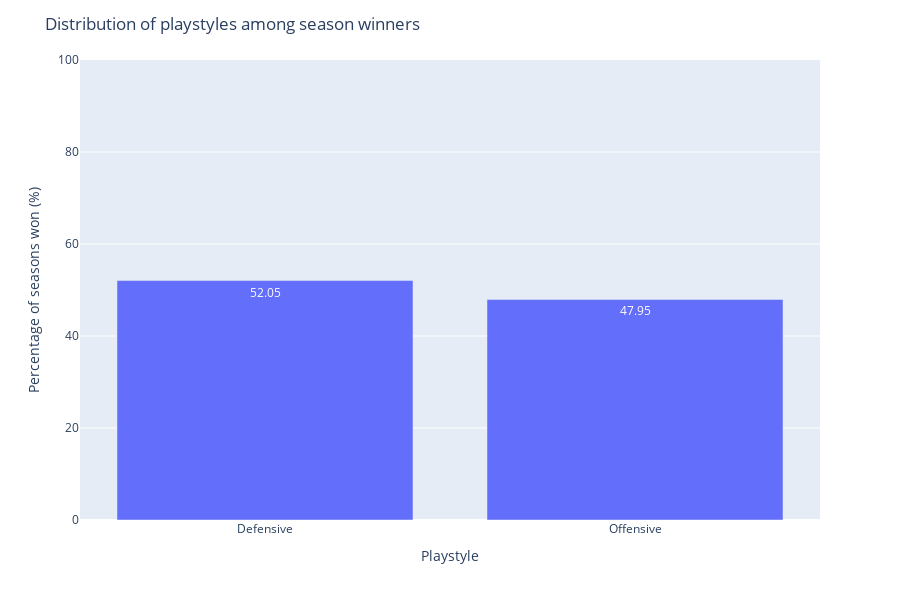

The notebook cell this image was saved under:
### Code cell
fig = px.bar(def_vs_off, x='Playstyle', y='Win_Percentage',range_y=[0,100],labels={
                     "Playstyle ": "Playstyle ",
                     "Win_Percentage": "Percentage of seasons won (%)"})
fig.update_traces(texttemplate="%{y}")
fig.update_layout(
    title_text="Distribution of playstyles among season winners",
    height=600
)
fig.show()

### Figure 1 — Plotly figure (JSON) as saved in the notebook; plotly's stock layout.template omitted (floating-point values rounded to 4 significant figures)
{"data": [{"alignmentgroup": "True", "hovertemplate": "Playstyle=%{x}<br>Percentage of seasons won (%)=%{y}<extra></extra>", "legendgroup": "", "marker": {"color": "#636efa", "pattern": {"shape": ""}}, "name": "", "offsetgroup": "", "orientation": "v", "showlegend": false, "textposition": "auto", "texttemplate": "%{y}", "type": "bar", "x": ["Defensive", "Offensive"], "xaxis": "x", "y": [52.05, 47.95], "yaxis": "y"}], "layout": {"barmode": "relative", "height": 600, "legend": {"tracegroupgap": 0}, "margin": {"t": 60}, "title": {"text": "Distribution of playstyles among season winners"}, "xaxis": {"anchor": "y", "domain": [0, 1], "title": {"text": "Playstyle"}}, "yaxis": {"anchor": "x", "domain": [0, 1], "range": [0, 100], "title": {"text": "Percentage of seasons won (%)"}}}}
